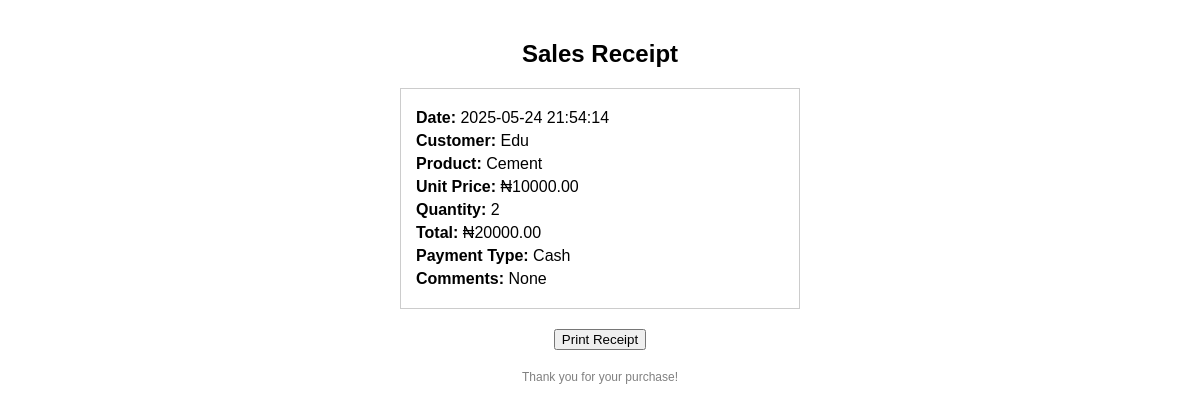
Page /receipt/3 (signed in) on the committed database.
### models.py (models this page shows)
class Sale(db.Model):
    id = db.Column(db.Integer, primary_key=True)
    product_id = db.Column(db.Integer, db.ForeignKey('product.id'), nullable=False)
    quantity = db.Column(db.Integer, nullable=False)
    cost_price = db.Column(db.Float, nullable=False)  # <-- Add this line
    unit_price = db.Column(db.Float, nullable=False)
    total_price = db.Column(db.Float, nullable=False)
    timestamp = db.Column(db.DateTime, default=datetime.utcnow)
    customer_name = db.Column(db.String(100), nullable=True)
    payment_type = db.Column(db.String(50), nullable=True)  # e.g., Cash, Card, Mobile Money
    comments = db.Column(db.String(300), nullable=True)
    user_id = db.Column(db.Integer, db.ForeignKey('user.id'))  # Link to User
    user = db.relationship('User', backref='sales')            # Optional: allows user.sales

class Product(db.Model):
    id = db.Column(db.Integer, primary_key=True)
    name = db.Column(db.String(100), nullable=False)
    quantity = db.Column(db.Integer, nullable=False)
    price = db.Column(db.Float, nullable=False)
    cost_price = db.Column(db.Float, nullable=False)
    sales = db.relationship('Sale', backref='product', lazy=True)

### app.py (the view)
@app.route('/receipt/<int:sale_id>')
@login_required
def view_receipt(sale_id):
    sale = Sale.query.get_or_404(sale_id)
    product = Product.query.get(sale.product_id)
    return render_template('receipt.html', sale=sale, product=product)

### app.py (called while the page is built)
@login_manager.user_loader
def load_user(user_id):
    return User.query.get(int(user_id))

### templates/receipt.html (shortened to what this page needs)
<!DOCTYPE html>
<html>
<head>
</head>
<body>
    <h2>Sales Receipt</h2>
    <div class="receipt-box">
        <div class="line"><strong>Date:</strong> {{ sale.timestamp.strftime('%Y-%m-%d %H:%M:%S') }}</div>
        <div class="line"><strong>Customer:</strong> {{ sale.customer_name or 'N/A' }}</div>
        <div class="line"><strong>Product:</strong> {{ product.name }}</div>
        <div class="line"><strong>Unit Price:</strong> ₦{{ "%.2f"|format(sale.unit_price) }}</div>
        <div class="line"><strong>Quantity:</strong> {{ sale.quantity }}</div>
        <div class="line"><strong>Total:</strong> ₦{{ "%.2f"|format(sale.unit_price * sale.quantity) }}</div>
        <div class="line"><strong>Payment Type:</strong> {{ sale.payment_type }}</div>
        <div class="line"><strong>Comments:</strong> {{ sale.comments or 'None' }}</div>
    </div>
    <div class="btn-print">
        <button onclick="window.print()">Print Receipt</button>
    </div>
    <div class="footer">Thank you for your purchase!</div>
</body>
</html>

### templates/receipt.html (style rules this page uses)
body { font-family: Arial, sans-serif; max-width: 400px; margin: auto; padding: 20px; }
h2 { text-align: center; }
.receipt-box { border: 1px solid #ccc; padding: 15px; }
.line { margin: 5px 0; }
.footer { text-align: center; margin-top: 20px; font-size: 12px; color: gray; }
.btn-print { margin-top: 20px; text-align: center; }

### rows in the picture
Sale: timestamp "2025-05-24 21:54:14", customer_name "Edu", unit_price "10000.00", quantity "2", sale.unit_price*sale.quantity "20000.00", payment_type "Cash", comments "None"
Product: name "Cement"
